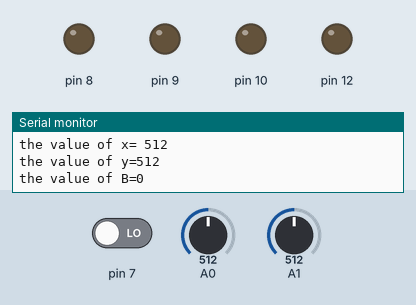
Bench run of a sketch on a simulated Arduino Uno, built with avr-gcc and run on an emulated ATmega328P. Parts: output pins drawn as LEDs (lit = HIGH), the last lines printed to the serial monitor. Inputs (shaded band) come from the test bench; at power-on: A0 = 512, A1 = 512, pin 7 LOW.

Above: at 1.8 s.
1.9 s: A0 set to 532
At 4.0 s:
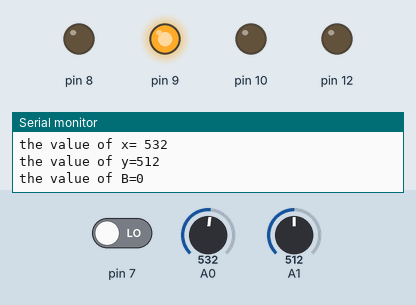
4.5 s: A1 set to 489
At 6.5 s:
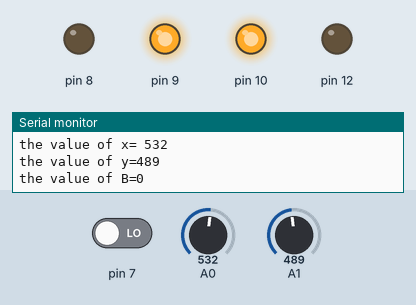
7.5 s: A0 set to 490
At 10.3 s:
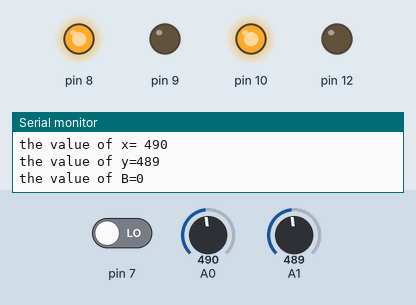
10.6 s: A1 set to 510
At 13.1 s:
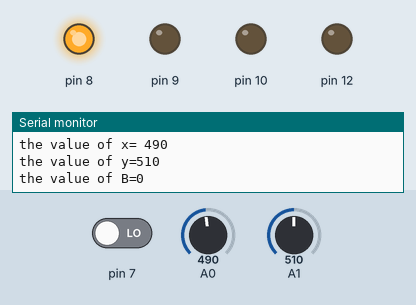
13.7 s: A1 set to 490
At 15.7 s:
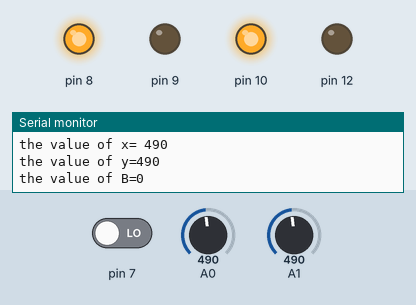
16.8 s: A0 set to 510
At 19.7 s:
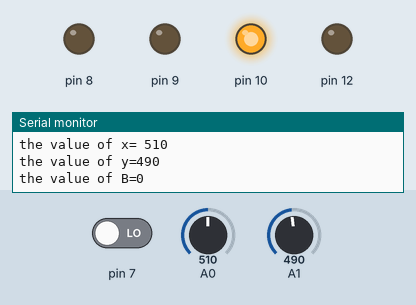
Timing chart, 0 to 20.9 s (numbered marks = the images above; inputs shaded):
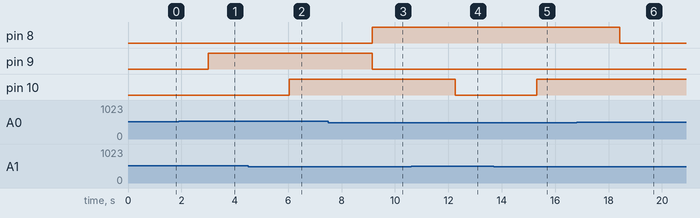

The sketch:

joystick.ino
```cpp
//this is a pracital of interfacing Joystick with arduino uno
// you can also make a game with  the help of led etc.

int led1=8;
int led2= 9;
int led3=10;
int led4=11;
int sensor_digital=7;           //B
int sensor_analogx=A0;    //X
int sensor_analogy=A1;       //Y

void setup() {
Serial.begin(9600);
pinMode(8,OUTPUT);
pinMode(9,OUTPUT);
pinMode(10,OUTPUT);
pinMode(12,OUTPUT);
pinMode(7,INPUT);
pinMode(A0,INPUT);
pinMode(A1,INPUT);

}

void loop() {
 int data1=analogRead(A0);
 int data2=analogRead(A1);
 int data3=digitalRead(7);
 Serial.print("the value of x= ");
 Serial.print(data1);
 Serial.print("\n");
 Serial.print("the value of y=");
 Serial.print(data2);
  Serial.print("\n");
   Serial.print("the value of B=");
 Serial.print(data3);
  Serial.print("\n");
 delay(1000);
if (data1<500)
{
  digitalWrite(8,HIGH);
  Serial.println("white led will glow");  Serial.print("\n");
}
else
{
  digitalWrite(8,LOW);
}
if (data1>520)
{
  digitalWrite(9,HIGH);
  Serial.println("Blue led will glow");  Serial.print("\n");
}
else
{
  digitalWrite(9,LOW);
}
if (data2<500)
{
  digitalWrite(10,HIGH);
  Serial.println("Yellow led will glow");  Serial.print("\n");
}
else
{
  digitalWrite(10,LOW);
}
if (data2>520)
{
  digitalWrite(11,HIGH);
  Serial.println("white led will glow");  Serial.print("\n");
}
else
{
  digitalWrite(11,LOW);
}
}
```

Measured:
- the behaviour switches between 520 and 521 on A0 (found by bisection; images 0 and 1)
- the behaviour switches between 500 and 499 on A1 (found by bisection; images 1 and 2)
- after the input at 1.9 s, pin 9: LOW → HIGH after 1.1 s
- after the input at 4.5 s, pin 10: LOW → HIGH after 1.5 s
- after the input at 7.5 s, pin 8: LOW → HIGH after 1.7 s; pin 9: HIGH → LOW after 1.7 s
- after the input at 10.6 s, pin 10: HIGH → LOW after 1.7 s
- after the input at 13.7 s, pin 10: LOW → HIGH after 1.6 s
- after the input at 16.8 s, pin 8: HIGH → LOW after 1.6 s
